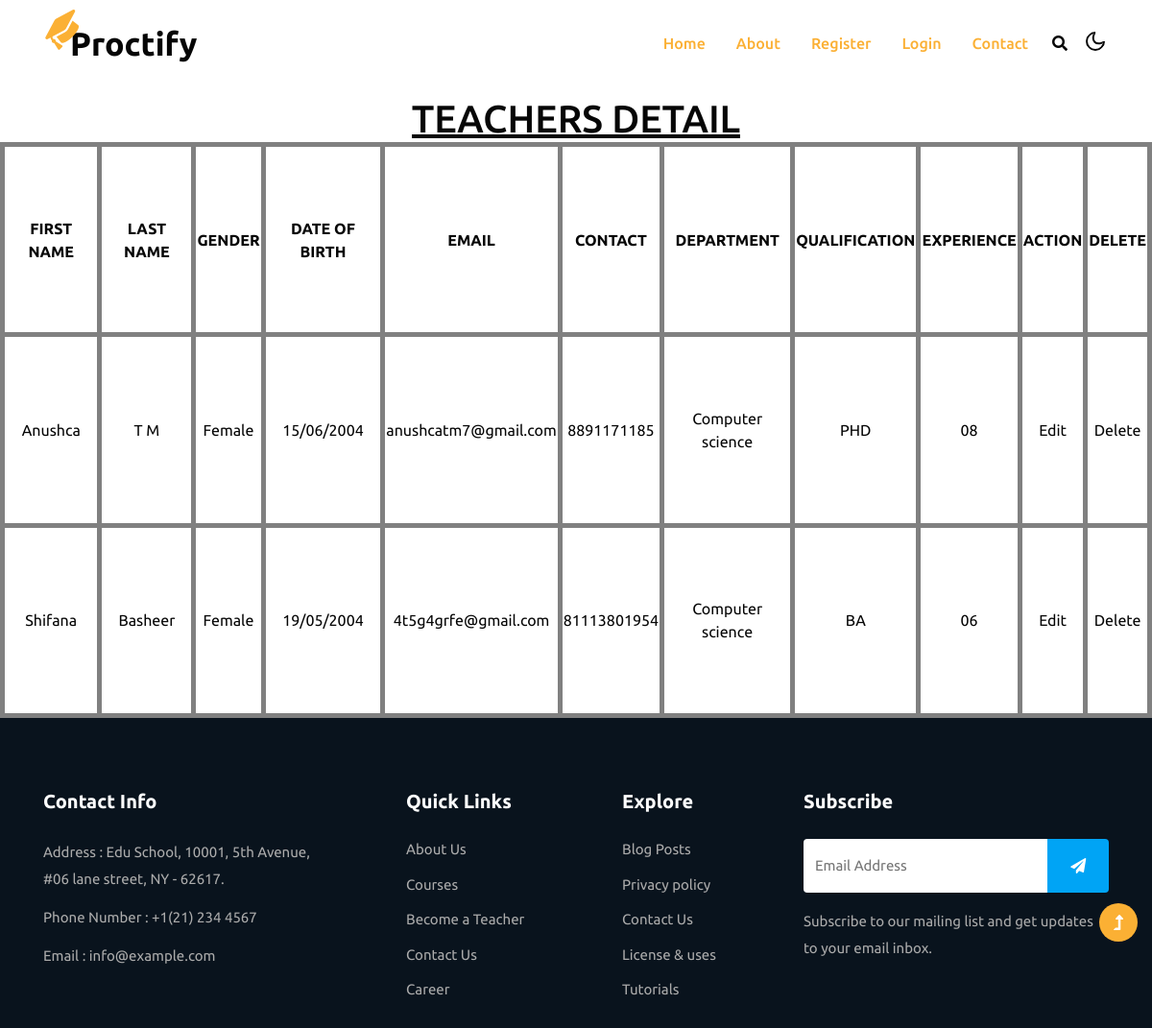
/view, run on the app's committed database.
### proctoring/models.py (models this page shows)
class Register(db.Model, UserMixin):
    id=db.Column(db.Integer, primary_key=True)
    fname = db.Column(db.String(80))
    lname = db.Column(db.String(80))
    gender = db.Column(db.String(80))
    dob = db.Column(db.String(80))
    email = db.Column(db.String(80))
    contact = db.Column(db.String(80))
    password = db.Column(db.String(80))
    admission = db.Column(db.String(80))
    department = db.Column(db.String(80))
    sem = db.Column(db.String(80))
    usertype = db.Column(db.String(80))
    qualification = db.Column(db.String(80))
    experience = db.Column(db.String(80))
    status = db.Column(db.String(80),default='NULL')

### proctoring/routes.py (the view)
@app.route('/view',methods=['GET', 'POST'])
def view():
    a =Register.query.filter_by(usertype="teacher").all()
    return render_template("view.html",a=a)

### proctoring/templates/view.html
{% extends 'layout.html' %}
{% block content %}
<html>
 <head><title>Teacher details</title></head>
 <link rel="stylesheet" href="../static/css/view.css">
 <body>
    <h1 align="center"><u>TEACHERS DETAIL</u></h1>
    <table border="3" align="center" height="600px">
        <tr align="center">
            <th> FIRST NAME</th>
            <th> LAST NAME</th>
            <th> GENDER</th>
            <th> DATE OF BIRTH</th>
            <th> EMAIL</th>
            <th> CONTACT</th>
            <th> DEPARTMENT</th>
            <th> QUALIFICATION</th>
            <th> EXPERIENCE</th>
            <th> ACTION</th>
            <th> DELETE</th>
        </tr>
        {%for i in a%}
        <tr align="center">
            <td>{{i.fname}}</td>
            <td>{{i.lname}}</td>
            <td>{{i.gender}}</td>
            <td>{{i.dob}}</td>
            <td>{{i.email}}</td>
            <td>{{i.contact}}</td>
            <td>{{i.department}}</td>
            <td>{{i.qualification}}</td>
            <td>{{i.experience}}</td>
            <td><a href="/edittregister/{{i.id}}">Edit</a></td>
            <td><a href="/tdelete/{{i.id}}">Delete</a></td>
        </tr>
      {%endfor%}
    </table>
 </body>
</html>
{% endblock %}

### proctoring/static/css/view.css (style rules this page uses)
body { background:url(../images/view3.png); margin-top: 100px; }

### data on the page
Register: fname "Anushca", lname "T M", gender "Female", dob "15/06/2004", email "anushcatm7@gmail.com", contact "8891171185", department "Computer science", qualification "PHD", experience "08"
Register: fname "Shifana", lname "Basheer", gender "Female", dob "19/05/2004", email "4t5g4grfe@gmail.com", contact "81113801954", department "Computer science", qualification "BA", experience "06"
